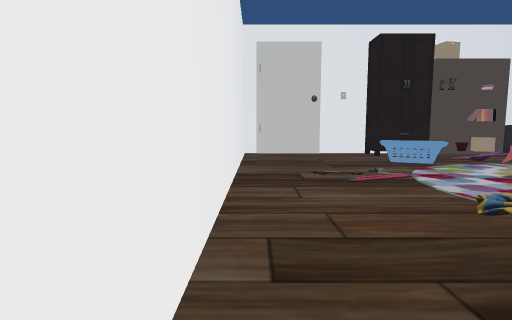
View 1 (above)

17 first-person views from a walk through a scene from a Unity 3-D project. The camera is 1.4 m above the floor, tilts 6° down and sees 80° across. The floor is counted in squares, 1 m on a side. Each view is taken from the middle of a square. On the plan, view 1 faces up. The plan holds only what a view shows up to about 14 squares ahead; the rest is blank. Some surface patterns are stand-ins.

View 2
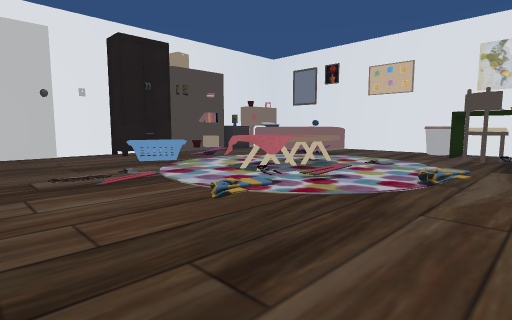

View 3
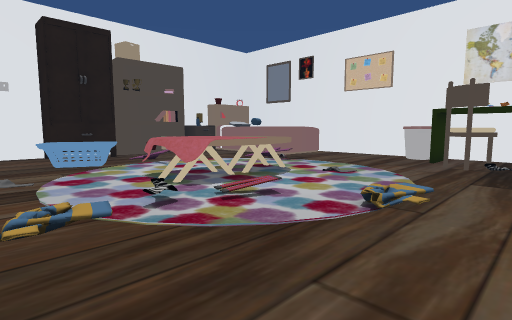

View 4
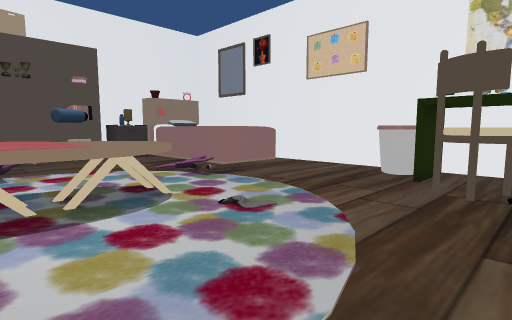

View 5
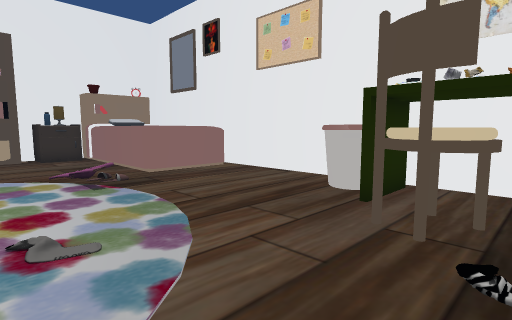

View 6
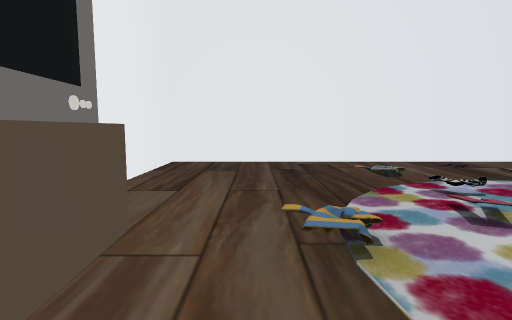

View 7
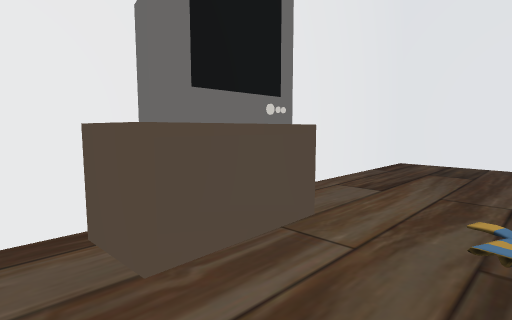

View 8
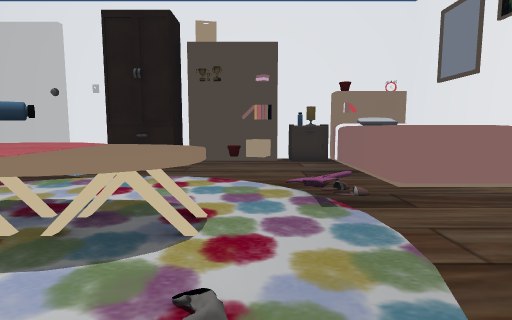

View 9
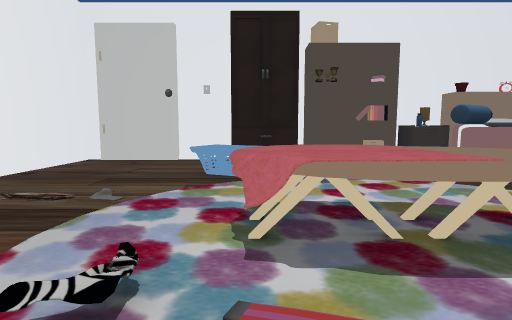

View 10
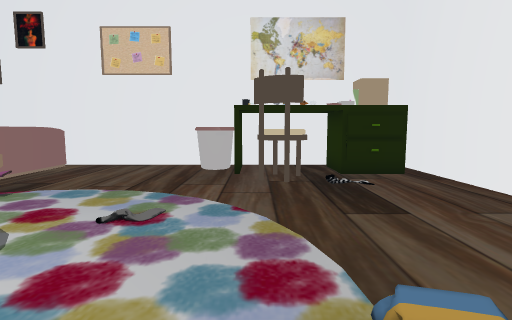

View 11
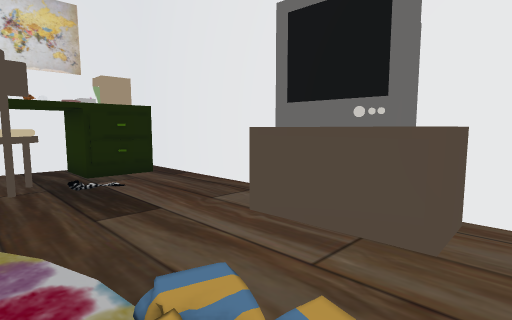

View 12
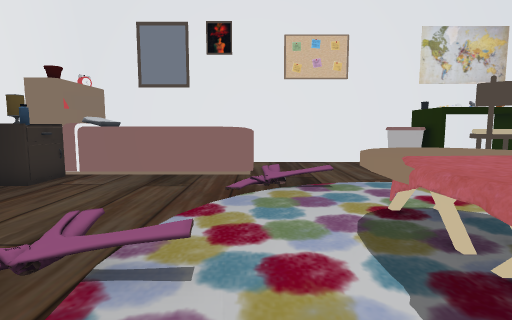

View 13
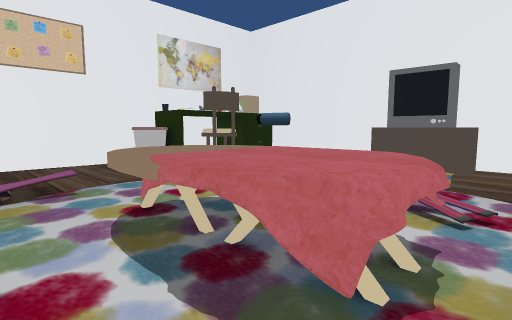

View 14
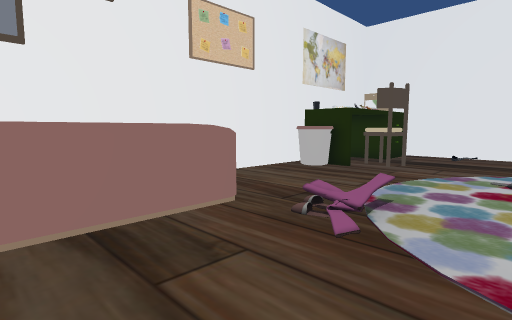

View 15
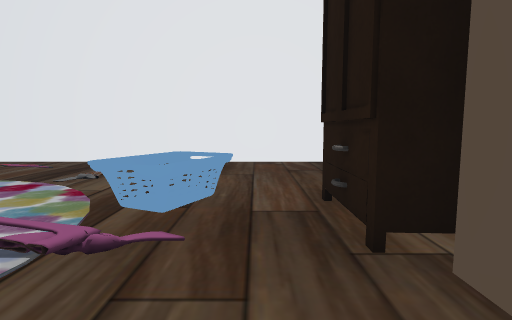

View 16
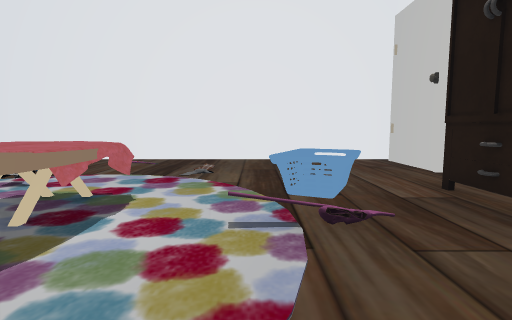

View 17
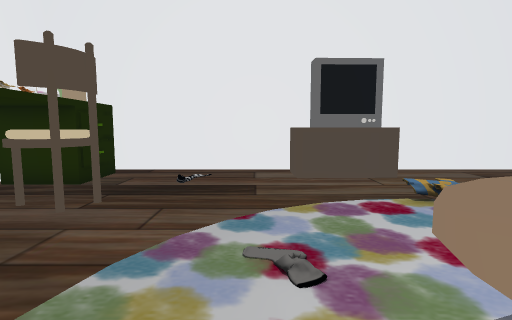

### Floor plan
Points are (right, up) in squares from view 1. A wall is a line through its corners. A room is listed if a view was taken in it or the views show most of it. See-through windows are left out.
Room 1 (views 1, 2, 3, 4, 5, 6, 7, 8, 9, 10, 11, 12, 13, 14, 15, 16, 17)
walls: (16.4, 3.7) (18.5, 3.7); (9.2, 17) (8.6, 17); (18.6, 3.5) (16.5, 3.5); (6, 17) (3.4, 17); (3.5, 16.7) (0, 16.7); (16.4, -1.7) (16.4, -0.4); (15.5, 17) (13, 17); (19, -0.1) (19, 17); (-0.1, 17) (-0.7, 17) (-0.7, -2.6) (18.4, -2.6)
low walls: (12.6, 16.6) (11.9, 16.9); (12.7, 16.7) (12.4, 15.7) (11.6, 16)
objects: other object (3, 7); other object (3, 9); other object (4, 4); other object (4, 9); other object (6, 5); other object (7, 5); other object (7, 6) to (9, 9); basket (7, 12); other object (7, 15) to (8, 15); TV (8, -2) to (11, -1); other object (9, 2); bottle (9, 6); other object (9, 12); shelf (9, 16) to (11, 16); other object (10, 6) to (11, 9); other object (12, 5); other object (13, 10); shelf (13, 16); other object (14, 1); bottle (14, 16); chair (15, 2) to (16, 3); other object (15, 10) to (18, 16); nightstand (15, 16); other object (17, 0); bin (17, 5) to (18, 5); other object (18, 0)

Positions as (right, up) in squares from view 1, and headings:
1: (0, 0), facing up
2: (0, 0), facing up-right
3: (3, 0), facing up-right
4: (8, 1), facing up-right
5: (11, 1), facing up-right
6: (12, 1), facing left
7: (12, 2), facing down-left
8: (12, 3), facing up
9: (7, 3), facing up
10: (7, 3), facing right
11: (7, 3), facing down-right
12: (6, 10), facing right
13: (6, 10), facing down-right
14: (11, 14), facing down-right
15: (12, 14), facing left
16: (13, 11), facing left
17: (12, 8), facing down
